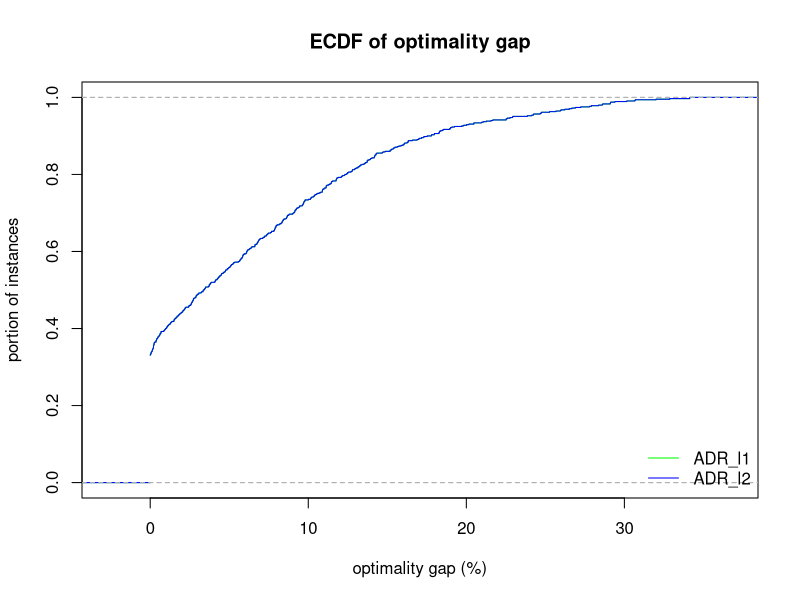
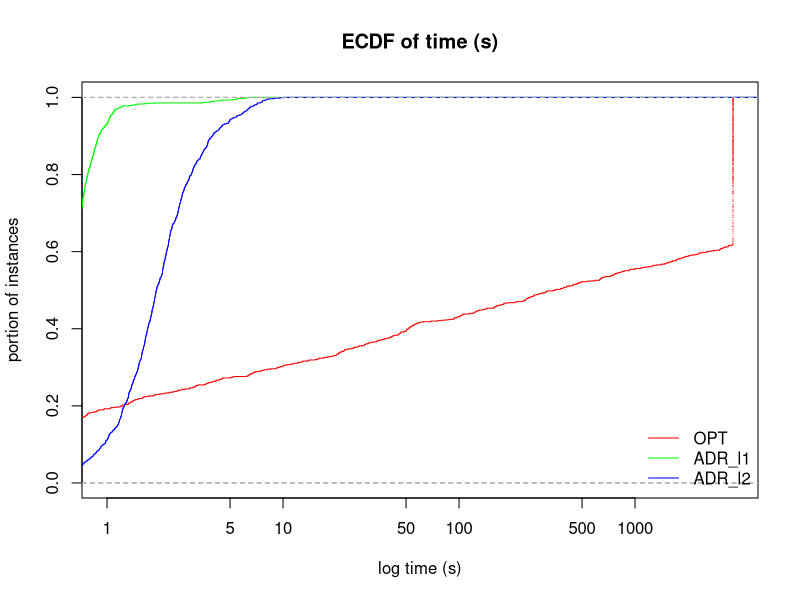
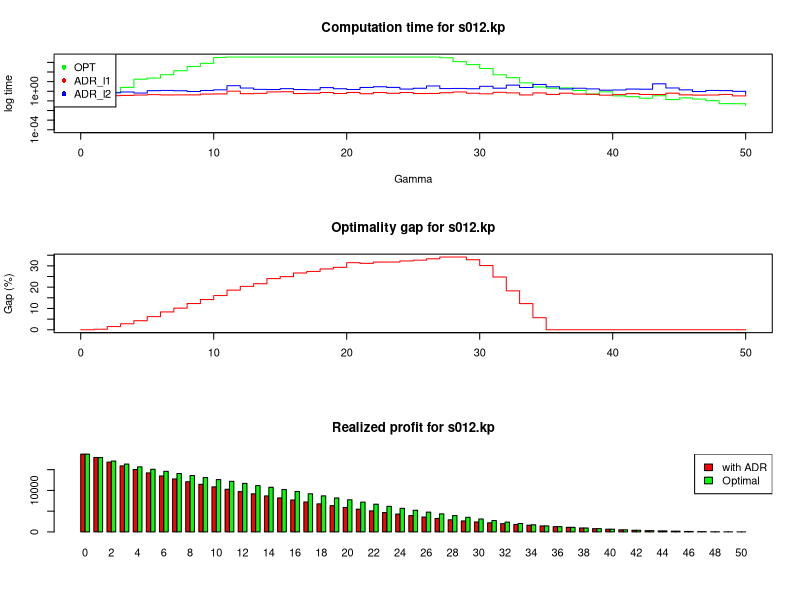
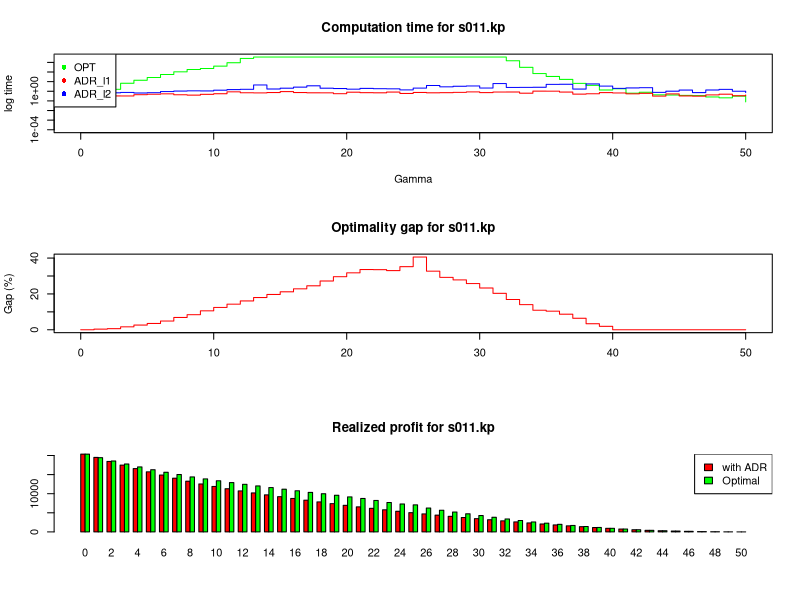
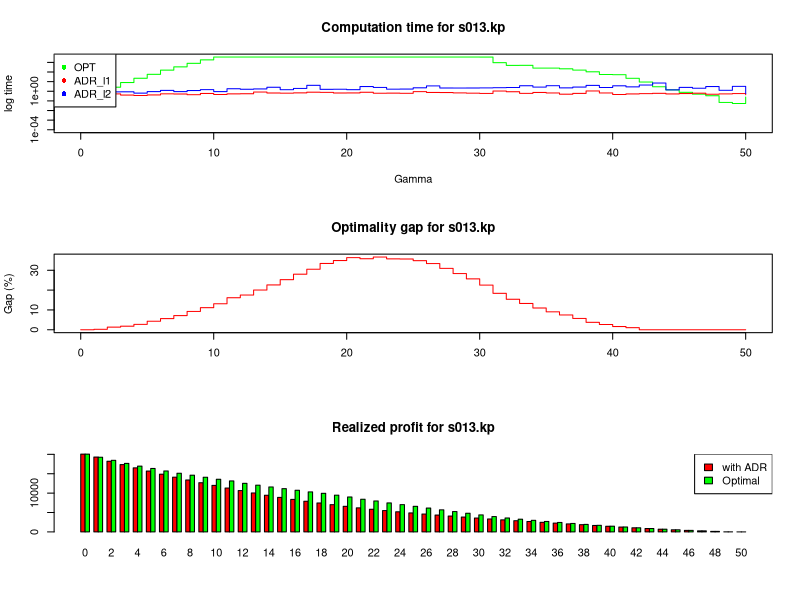
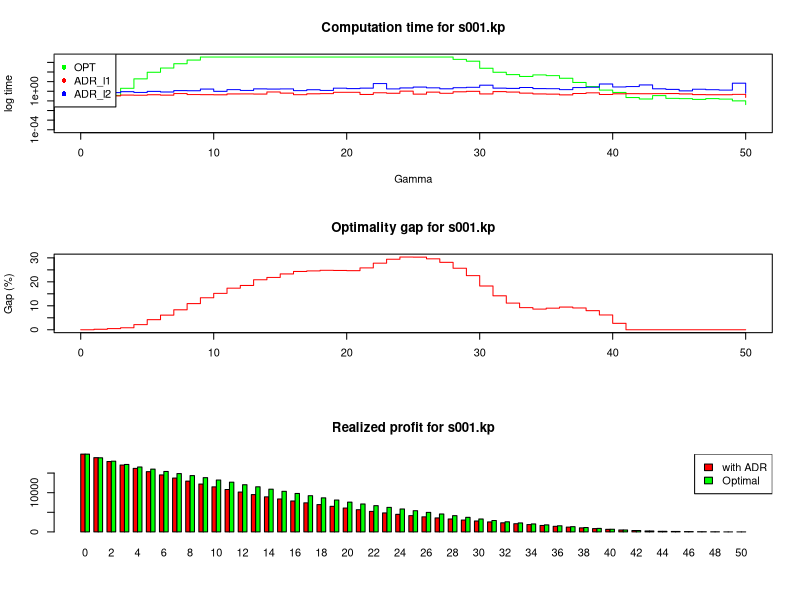
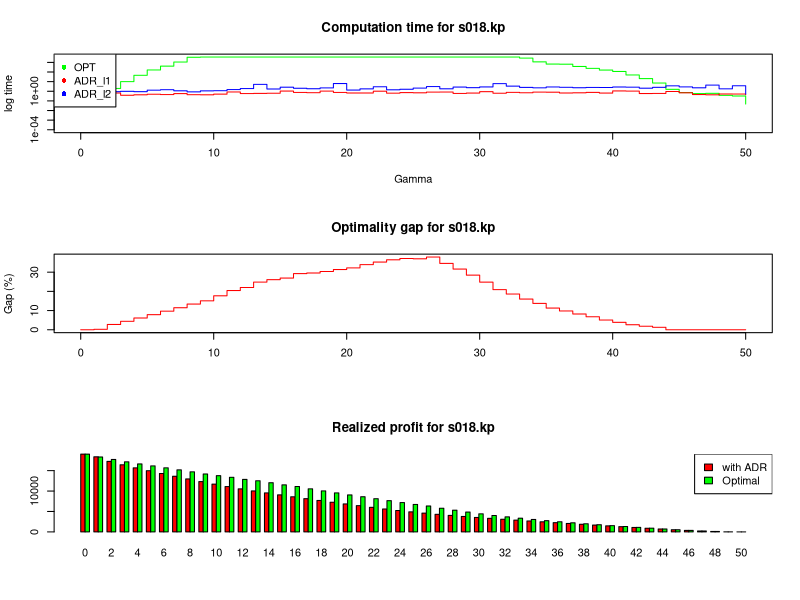
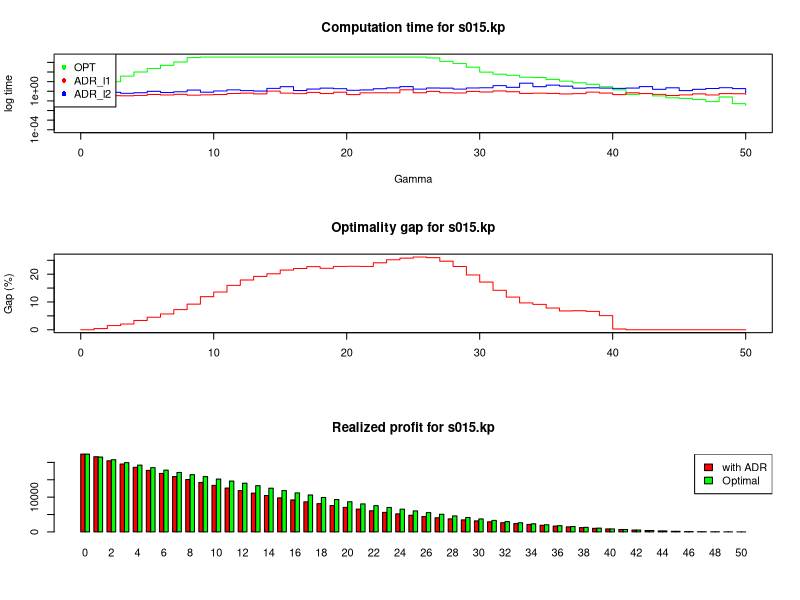

Recreate these plots in R, in order.
## ---- chunk 1
library(rmarkdown)
library(rmarkdown)
library(kableExtra)
library(tidyr)
## ---- chunk 2
results = read.csv("results.csv", header = FALSE)
colnames(results) = c("method", "Gamma", "best_obj", "status", "reason", "time", "instance")
## ---- chunk 3
methods = unique(results$method)
colors = rainbow(length(methods))
colors = as.data.frame(cbind(methods, colors))
## ---- chunk 4
results = results[order(results$Gamma),]
paged_table(results)
## ---- chunk 5
gap = function(lb, ub) {
  return ( abs(lb - ub) / (1e-10 + abs(ub))  )
}

make_gap_table = function(dataset) {
  
    result = spread(dataset[,c("instance", "method", "Gamma", "best_obj")], key = method, value = best_obj);
    
    methods = unique(dataset$method)
    
    for (method in methods) {
      result[paste0("gap_OPT_",method)] = gap(result$OPT, result[,method]) * 100
    }
    
    return (result)
}

Table = make_gap_table(results)

paged_table(Table)
## ---- chunk 6
#knitr::kable(
#    Table,
#    digits = c(0, 0, matrix(2, nrow = ncol(Table) - 2))
#  ) %>%
#    kable_classic()
## ---- chunk 7
plot_gap = function(dataset, main = NULL, xlab = NULL, ylab = NULL) {
  
  methods = unique(dataset$method)
  methods = methods[methods != "OPT"]
  
  Table = make_gap_table(dataset)
  
  used_colors = NULL
  
  index = 0
  for (method in methods) {
    
    plot_function = if (index == 0 ) plot else lines
    
    current_color = colors[colors$methods == method ,"colors"]
    
    data = Table[,paste0("gap_OPT_",method)]
    
    plot_function(ecdf(data), col = current_color, lty = "solid", cex = 0, main = "", xlab = "", ylab = "", ylim = c(0, 1))
    
    used_colors = rbind(used_colors, current_color)
    
    index = index + 1
  }
  
  title(main = main,
      xlab = xlab,
      ylab = ylab)
  
  legend(
    "bottomright",
    legend = methods,
    lty = "solid",
    col = used_colors,
    bty = "n"
  )
  
}

plot_gap(results[results$time < 3600 & results$Gamma != 0,], main = "ECDF of optimality gap", xlab = "optimality gap (%)", ylab = "portion of instances")

## ---- chunk 8
plot_times = function(dataset, main = NULL, xlab = NULL, ylab = NULL) {
  
    result = spread(dataset[,c("instance", "method", "Gamma", "time")], key = method, value = time);   
    
    methods = unique(dataset$method)
    
    used_colors = NULL
    
    index = 0
    for (method in methods) {
      
      plot_function = if (index == 0 ) function(...) plot(..., log = "x") else lines
      
      current_color = colors[colors$methods == method ,"colors"]
      
      plot_function(ecdf(result[,method]), col = current_color, lty = "solid", cex = 0, main = "", xlab = "", ylab = "", xlim = c(1, 3600), ylim = c(0.001, 1))
      
      used_colors = rbind(used_colors, current_color)
      
      index = index + 1
    }
    
    title(main = main,
        xlab = xlab,
        ylab = ylab)
    
    legend(
      "bottomright",
      legend = methods,
      lty = "solid",
      col = used_colors,
      bty = "n"
    )
    
}

plot_times(results[results$Gamma != 0,], main = "ECDF of time (s)", xlab = "log time (s)", ylab = "portion of instances")

## ---- chunk 9

plot_instance = function(instance, field, logscale = FALSE) {
  
  dataset = results[results$instance == instance,]
  opt = dataset[dataset$method == "OPT",]
  adr1 = dataset[dataset$method == "ADR_l1",]
  adr2 = dataset[dataset$method == "ADR_l2",]
  
  ylim = NULL
  log = ""
  ylab = field
  
  if (logscale) {
    ylim = c(0.0001, max(opt[[field]], adr1[[field]], adr2[[field]]))
    log = "y"
    ylab = paste("log",field)
  }
  
  plot(opt$Gamma, opt[[field]], xlab = "", ylab = "", type = "s", col = "green", ylim = ylim, log = log, pch = 16)
  points(adr1$Gamma, adr1[[field]], type = "s", col = "red", pch = 16)
  points(adr2$Gamma, adr2[[field]], type = "s", col = "blue", pch = 16)
  
  title(main = paste("Computation time for", instance),
        xlab = "Gamma",
        ylab = ylab)
  
  legend("topleft", legend = c("OPT", "ADR_l1", "ADR_l2"), col = c("green", "red", "blue"), pch = 16)
  
}

plot_best_obj = function(instance) {
  
  dataset = results[results$instance == instance,]
  table = spread(dataset[,c("Gamma", "method", "best_obj")], key = method, value = best_obj)
  
  rownames(table) = table$Gamma
  
  table$Gamma = NULL
  table$ADR_l2 = NULL
  table = -table
  #table$OPT = table$OPT - table$ADR_l1
  
  #print(table)
  
  barplot(t(as.matrix(table)), col = c("red", "green"), main = paste("Realized profit for", instance), beside = TRUE)
  
  legend("topright", c("with ADR", "Optimal"), fill = c("red","green"))
  
}

plot_gap = function(instance) {
  
  dataset = Table[Table$instance == instance,]
  
  plot(dataset$Gamma, dataset$gap_OPT_ADR_l1, type = "s", col = "red", xlab = "", ylab = "Gap (%)", main = paste("Optimality gap for", instance))
  
}

for (instance in unique(results$instance)) {
  par(mfrow = c(3,1))
  plot_instance(instance, "time", logscale = TRUE);
  plot_gap(instance)
  plot_best_obj(instance);
}
